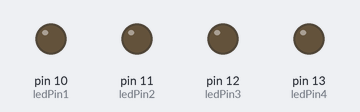
A sketch run on a simulated Arduino Uno, built with avr-gcc and run on an emulated ATmega328P. Shown: output pins drawn as LEDs (lit = HIGH).

Above: at 0.2 s.
At 1.2 s:
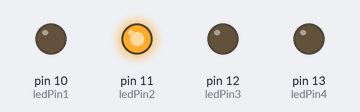
At 2.2 s:
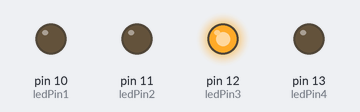
At 4.7 s:
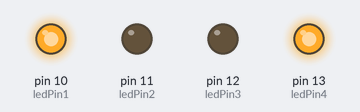
At 7.2 s:
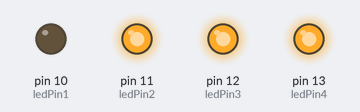
At 9.7 s:
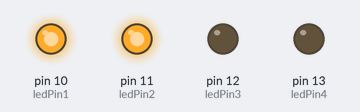
Timing chart, 0 to 10.4 s (numbered marks = the images above):
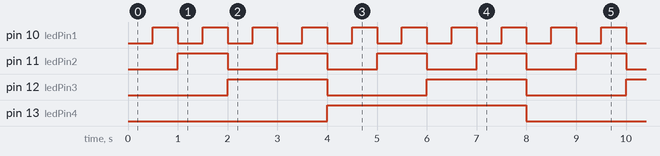

Measured:
- by itself, pin 10 (ledPin1): alternates HIGH for 0.50 s and LOW for 0.50 s
- by itself, pin 11 (ledPin2): alternates HIGH for 1.0 s and LOW for 1.0 s
- by itself, pin 12 (ledPin3): alternates HIGH for 2.0 s and LOW for 2.0 s
- by itself, pin 13 (ledPin4): alternates HIGH for 4.0 s and LOW for 4.0 s

The sketch:

binary_counter_wobutton.ino
```cpp
int ledPin1=10;
int ledPin2=11;
int ledPin3=12;
int ledPin4=13;

void displayLed(int ping);

void setup() {
  pinMode(ledPin1,OUTPUT);
  pinMode(ledPin2,OUTPUT);
  pinMode(ledPin3,OUTPUT);
  pinMode(ledPin4,OUTPUT);
  //Serial.begin(115200);
}

void loop() {
  static int ping = 0;
  displayLed(ping);
  ping = (ping+1)%0x10;
  delay(500);
  }

void displayLed (int ping) {
  unsigned char Hexarr = (ping & 0x000F);

  for(int i=0; i<4; i++) {
    int led = i+10;
    if((Hexarr & (0x01 << i)) != 0) {
      digitalWrite(led, HIGH);
    } else {
      digitalWrite(led, LOW);
    }
  }
}
```
